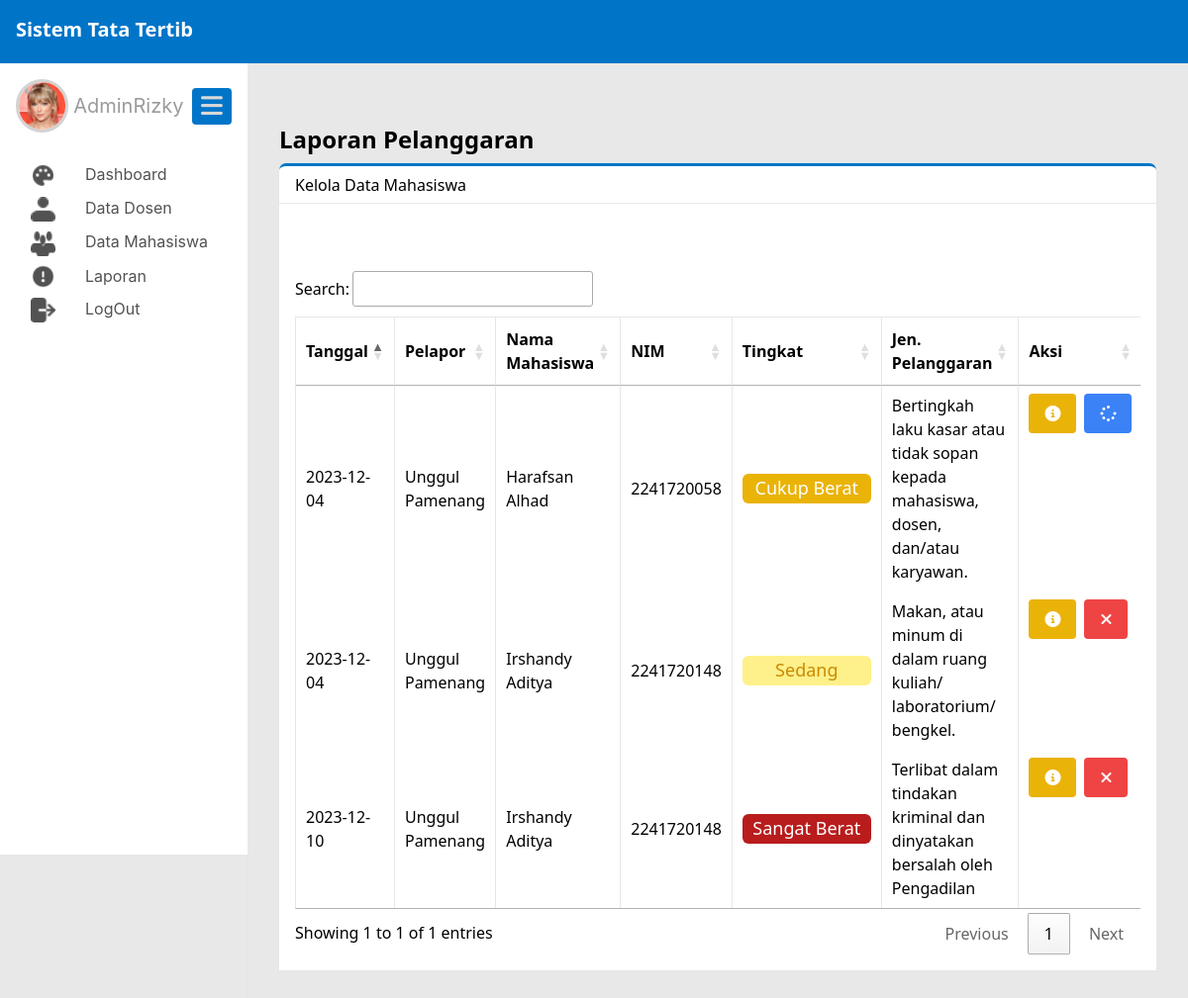
The page /public/admin/laporanPelanggaran (signed in) on the database as committed earlier.
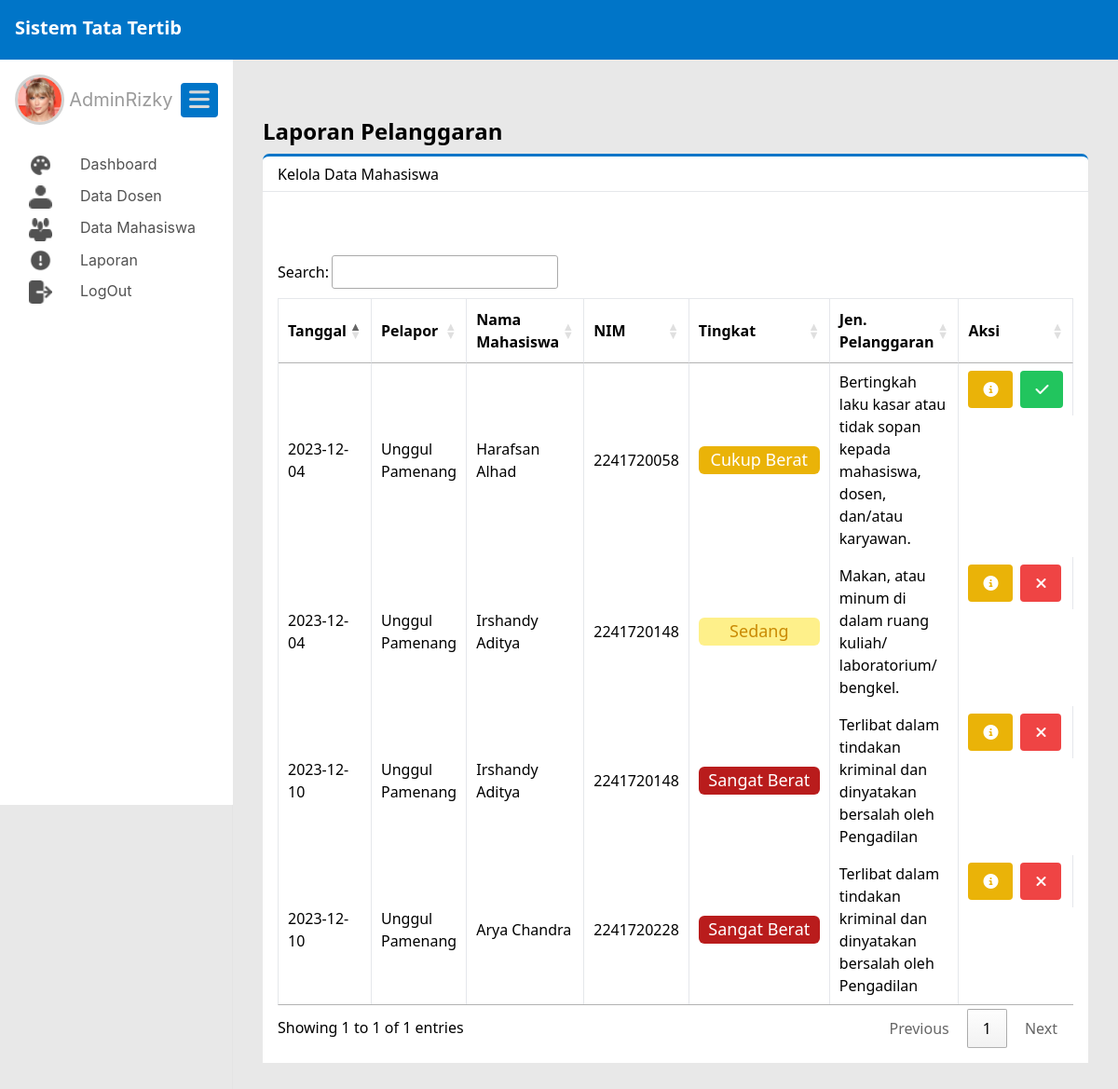
The same page on the database as committed later.
### tables this page shows
CREATE TABLE `pengaduan` (
  `pengaduan_id` int(11) NOT NULL,
  `nip` varchar(20) NOT NULL,
  `nim` varchar(20) NOT NULL,
  `pelanggaran_id` int(11) NOT NULL,
  `bukti_pelanggaran` varchar(200) NOT NULL,
  `tanggal_pengaduan` date NOT NULL,
  `status_pengaduan` enum('valid','tidak valid','proses') NOT NULL,
  `catatan` text NOT NULL
);

CREATE TABLE `dosen` (
  `nip` varchar(20) NOT NULL,
  `nama` varchar(50) NOT NULL,
  `TTL` varchar(50) NOT NULL,
  `jenis_kelamin` enum('L','P') NOT NULL,
  `jabatan` varchar(50) NOT NULL,
  `email` varchar(50) NOT NULL,
  `no_phone` int(11) NOT NULL,
  `alamat` varchar(100) NOT NULL,
  `dosen_img` varchar(150) NOT NULL,
  `user_id` int(11) NOT NULL
);

CREATE TABLE `mahasiswa` (
  `nim` varchar(20) NOT NULL,
  `prodi_id` int(11) NOT NULL,
  `nama` varchar(50) NOT NULL,
  `TTL` varchar(50) NOT NULL,
  `jenis_kelamin` enum('L','P') NOT NULL,
  `alamat` varchar(100) NOT NULL,
  `email` varchar(50) NOT NULL,
  `no_phone` varchar(11) NOT NULL,
  `phone_ortu` varchar(20) NOT NULL,
  `jumlah_pelanggaran` int(11) NOT NULL,
  `user_id` int(11) NOT NULL
);

CREATE TABLE `pelanggaran` (
  `pelanggaran_id` int(11) NOT NULL,
  `pelanggaran` varchar(200) NOT NULL,
  `tingkat` int(11) NOT NULL,
  `sanksi_pelanggaran` varchar(500) NOT NULL
);

### app/core/Controller.php (called while the page is built, shortened)
<?php
class Controller{
    public function view($view, $data = []){
        require_once '../app/views/' . $view . '.php';
    }
    public function model($model){
        return new $model;
    }
}

### app/controllers/Admin.php (called while the page is built, shortened)
<?php
class Admin extends Controller{
    public function laporanPelanggaran(){
        $data['judul'] = 'Admin Page';
        $data['Pelanggaran'] = $this->model('Admin_model')->getLaporanPelanggaran();
        $this->view('admin/laporanPelanggaran', $data);
    }
}

### app/core/App.php (called while the page is built, shortened)
<?php
class App
{
    protected $method = 'index';
    protected $params = [];
    public function __construct()
    {
        $url = $this->parseURL();
        if(file_exists('../app/controllers/' . $url[0] . '.php')){
            unset($url[0]);
        }
        $this->controller = new $this->controller;
        if(isset($url[1])){
            if(method_exists($this->controller, $url[1])){
                $this->method = $url[1];
            }
        }
        call_user_func_array([$this->controller, $this->method], $this->params);
    }
    public function parseURL()
    {
        if (isset($_GET['url'])) {
            $url = rtrim($_GET['url'], '/');
            $url = filter_var($url, FILTER_SANITIZE_URL);
            $url = explode('/', $url);
            return $url;
        }
    }
}

### public/index.php (called while the page is built, shortened)
<?php
$app = new App;

### app/core/Database.php (called while the page is built, shortened)
<?php
class Database
{
    private $host = DB_HOST;
    private $user = DB_USER;
    private $pass = DB_PASS;
    private $db_name = DB_NAME;
    private $dbh;
    private $stmt;
    public function __construct()
    {
        $dsn = 'mysql:host=' . $this->host . ';dbname=' . $this->db_name;
        $option = [
            PDO::ATTR_PERSISTENT => true,
            PDO::ATTR_ERRMODE => PDO::ERRMODE_EXCEPTION
        ];
        try {
            $this->dbh = new PDO($dsn, $this->user, $this->pass, $option);
        } catch (PDOException $e) {
            die($e->getMessage());
        }
    }
    public function query($query)
    {
        $this->stmt = $this->dbh->prepare($query);
    }
    public function execute()
    {
        $this->stmt->execute();
    }
    public function resultSet()
    {
        $this->execute();
        return $this->stmt->fetchAll(PDO::FETCH_ASSOC);
    }
}

### app/models/Admin_model.php (called while the page is built, shortened)
<?php
class Admin_model
{
    private $table1 = 'dosen';
    private $table2 = 'mahasiswa';
    private $table3 = 'pengaduan';
    private $table4 = 'pelanggaran';
    private $db;
    public function __construct()
    {
        $this->db = new Database;
    }
    public function getLaporanPelanggaran()
    {
        $this->db->query('SELECT p.pengaduan_id, p.status_pengaduan, p.tanggal_pengaduan, d.nama as nama_dosen, m.nama, m.nim, pe.tingkat, pe.pelanggaran
        FROM ' . $this->table3 . ' AS p
        JOIN ' . $this->table1 . ' AS d ON p.nip = d.nip
        JOIN ' . $this->table2 . ' AS m ON p.nim = m.nim
        JOIN ' . $this->table4 . ' AS pe ON p.pelanggaran_id = pe.pelanggaran_id');
        return $this->db->resultSet();
    }
}

### app/views/admin/laporanPelanggaran.php (the view, shortened to what the changed rows need)
<div class="flex-1 pl-8 pb-8 pt-6 pr-8 shadow-sm main_content">
  <div id="laporan_pelanggaran">
    <h1 class="text-2xl font-bold mb-2">Laporan Pelanggaran</h1>
    <div class="flex bg-white">
      <div class="flex-1 bg-white p-4">
        <div class="grid grid-cols-1 gap-4 mt-5">
          <div class="container mx-auto mt-8 containerTableDosen overflow-x-auto">
            <table id="tableLaporan" class="min-w-full border ">
              <thead>
                <tr class="border-b">
                  <th class="py-2 px-4 border-r">Tanggal</th>
                  <th class="py-2 px-4 border-r">Pelapor</th>
                  <th class="py-2 px-4 border-r">Nama Mahasiswa</th>
                  <th class="py-2 px-4 border-r">NIM</th>
                  <th class="py-2 px-4 border-r">Tingkat</th>
                  <th class="py-2 px-4 border-r">Jen. Pelanggaran</th>
                  <th class="py-2 px-4 border-r">Aksi</th>
                </tr>
              </thead>
              <?php
              foreach ($data['Pelanggaran'] as $row) :
              ?>
                <tbody>
                  <tr class="border-b">
                    <td class="py-2 px-4 border-r"><?= $row['tanggal_pengaduan']; ?></td>
                    <td class="py-2 px-4 border-r"><?= $row['nama_dosen']; ?></td>
                    <td class="py-2 px-4 border-r">
                      <p class="nama_dosen_table inline"><?= $row['nama']; ?></p>
                    </td>
                    <td class="py-2 px-4 border-r">
                      <p class="nama_dosen_table inline"><?= $row['nim']; ?></p>
                    </td>
                    <td class="py-2 px-4 border-r text-center"><?php
                                                                if ($row['tingkat'] == '1') {
                                                                  echo '<div class="w-[130px] h-[30px] rounded-md bg-red-700 px-1 text-lg font-medium text-white">Sangat Berat</div>';
                                                                } elseif ($row['tingkat'] == '2') {
                                                                  echo '<div class="w-[130px] h-[30px] rounded-md bg-orange-600 px-1 text-lg font-medium text-white">Berat</div>';
                                                                } elseif ($row['tingkat'] == '3') {
                                                                  echo '<div class="w-[130px] h-[30px] rounded-md bg-yellow-500 px-1 text-lg font-medium text-white">Cukup Berat</div>';
                                                                } elseif ($row['tingkat'] == '4') {
                                                                  echo '<div class="w-[130px] h-[30px] rounded-md bg-yellow-200 px-1 text-lg font-medium text-yellow-600">Sedang</div>';
                                                                } elseif ($row['tingkat'] == '5') {
                                                                  echo '<div class="w-[130px] h-[30px] rounded-md bg-green-200 px-1 text-lg font-medium text-green-700">Ringan</div>';
                                                                }
                                                                ?></td>
                    <td class="py-2 px-4 border-r"><?= $row['pelanggaran']; ?></td>
                    <td class="py-2 px-4 border-r flex p-2 gap-2 ">
                      <a href="#" onclick="showModalKompen(<?= $row['pengaduan_id']; ?>);" class="bg-yellow-500 hover:bg-yellow-700 sm:right-[-100px] text-white font-bold py-2 px-4 rounded inline"><i class="fas fa-info-circle"></i></a>
                      <?php if ($row['status_pengaduan'] ==  'valid') { ?>
                        <a href="#" class="bg-green-500 hover:bg-green-700 sm:right-[-100px] text-white font-bold py-2 px-4 rounded inline"><i class="fa-solid fa-check"></i></a>
                      <?php } else if ($row['status_pengaduan'] ==  'tidak valid') { ?>
                        <a href="#" onclick="showModalKompen(<?= $row['pengaduan_id']; ?>);" class="bg-red-500 hover:bg-red-700 sm:right-[-100px] text-white font-bold py-2 px-4 rounded inline"><i class="fas fa-times"></i>
                        </a>
                      <?php } else if ($row['status_pengaduan'] ==  'proses') { ?>
                        <a href="#" onclick="showModalKompen(<?= $row['pengaduan_id']; ?>);" class="bg-blue-500 hover:bg-blue-700 sm:right-[-100px] text-white font-bold py-2 px-4 rounded inline"><i class="fas fa-spinner fa-spin"></i>
                        </a>
                      <?php } else if ($row['status_kompen'] == 'baru') { ?>
                        <a href="#" onclick="showModalKompen(<?= $row['riwayat_id']; ?>);" class="bg-blue-500 hover:bg-blue-700 sm:right-[-100px] text-white font-bold py-2 px-4 rounded inline"><i class="fas fa-check"></i>
                        </a>
                        <?php } ?>
                    </td>
                  </tr>
                <?php
              endforeach;
                ?>
                </tbody>
            </table>
          </div>
        </div>
      </div>
    </div>
  </div>
</div>

Rows that differ between the two databases and show on the page:
changed pengaduan "Harafsan Alhad": status_pengaduan "proses" → "valid" (drawn)
added pengaduan: tanggal_pengaduan "2023-12-10", nip.nama "Unggul Pamenang", nim.nama "Arya Chandra", nim.nim "2241720228", shows "Sangat Berat", pelanggaran.pelanggaran "Terlibat dalam tindakan kriminal dan dinyatakan bersalah oleh Pengadilan"
